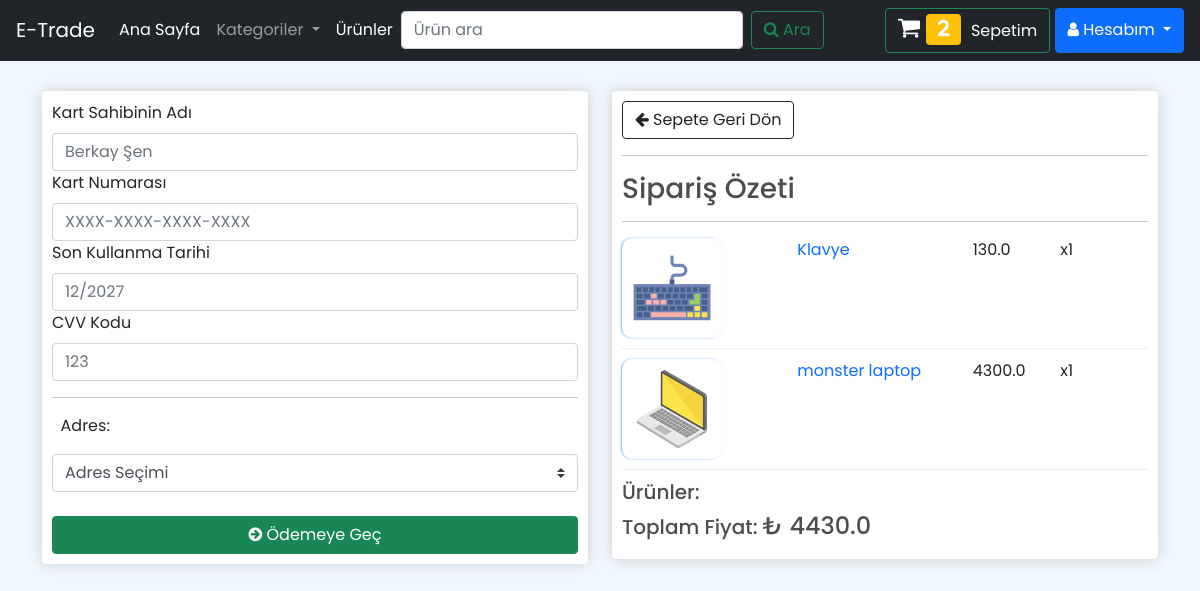
/user/checkout/ (signed in), run on an earlier commit of the app's database.
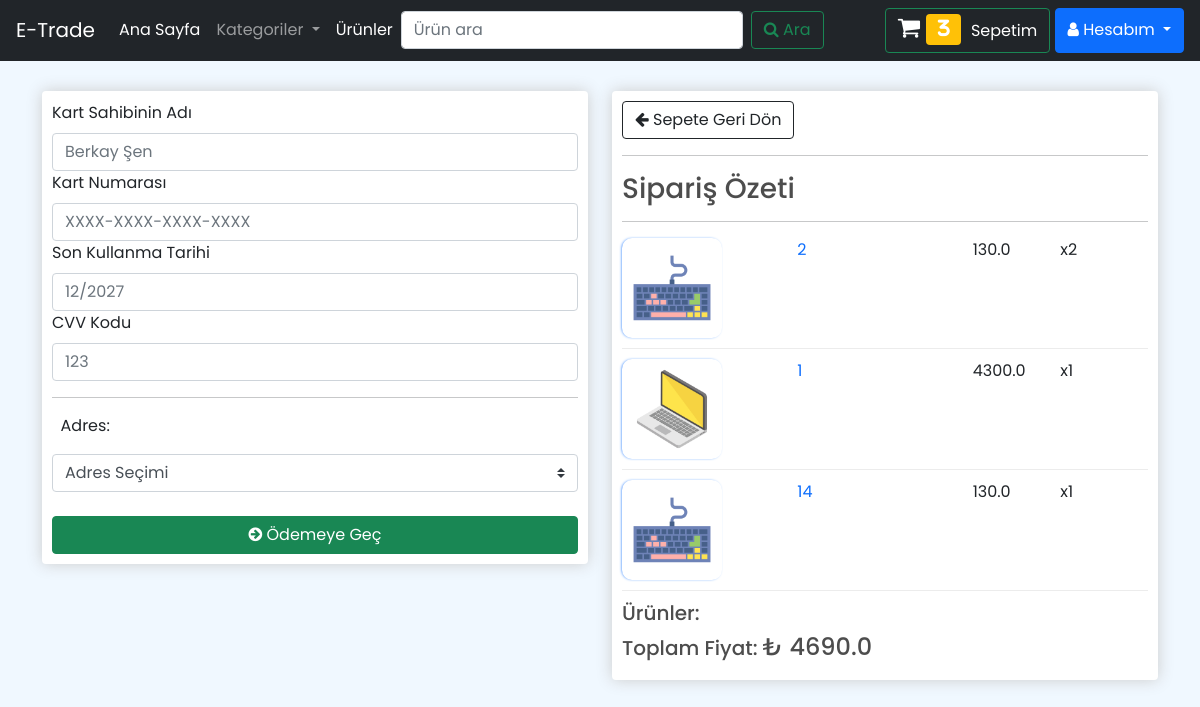
And on a later commit of the database.
### USERAPP/models.py (models this page shows, shortened)
class CustomUserModel(AbstractUser):
    avatar = models.ImageField(upload_to="users/", blank=True, null=True, verbose_name="Fotoğraf")
    phoneNumber = models.CharField(verbose_name="Telefon Numarası", max_length=10, blank=True, null=True)
    class Meta:
        db_table = "auth_user"
        verbose_name_plural="Kullanıcılar"
    def __str__(self):
        return self.username

class CartModel(models.Model):
    customer = models.ForeignKey(CustomUserModel, on_delete=models.SET_NULL, verbose_name="Müşteri", null=True)
    product = models.ForeignKey(ProductModel, on_delete=models.SET_NULL, verbose_name="Ürün", null=True)
    amount = models.IntegerField(verbose_name="Adet", null=False)
    class Meta:
        db_table = 'Cart'
        verbose_name_plural="Sepet"

### PRODUCTS/models.py (models this page shows, shortened)
class ProductModel(models.Model):
    class Meta:
        db_table = 'Products'
        verbose_name_plural = "Ürünler"
    productTitle = models.CharField(max_length=50, verbose_name="Ürün İsmi")
    productPrice = models.FloatField(verbose_name="Ürün Fiyatı")
    productDescription = models.TextField(max_length=500, verbose_name="Ürün Açıklaması")
    productImage = models.ImageField(verbose_name="Ürün Görseli", upload_to="products/",blank=True,null=True)
    productShipping = models.BooleanField(default=False,verbose_name="Ücretsiz Kargo Mu",blank=False,null=False)
    productCategorie = models.ManyToManyField(ProductCategorieModel,verbose_name="Kategori")
    newSlug      = AutoSlugField(populate_from="productTitle",unique=True,blank=True,default="",editable=True)

### USERAPP/views.py (the view, shortened to what this page needs)
# urls.py: path("checkout/",views.v_checkout,name="checkout"),
def v_checkout(request):
    cartItems=CartModel.objects.filter(customer_id=request.user.id)
    if not cartItems:
        return redirect("homePage")
    else:
        form = OrderForm(request.POST or None)
        customerAddress = AddressModel.objects.filter(customer=request.user)
        products = CartModel.objects.filter(customer=request.user)
        total = 0
        for product_ in products:
            total += product_.product.productPrice * product_.amount
        return render(request, "checkout.html",
                      {"products": products, "total": total, "form": form, "customerAddress": customerAddress})

### ORDERS/forms.py
class OrderForm(forms.Form):
    addressId =  forms.ChoiceField(widget=forms.Select)

### PRODUCTS/templatetags/extras.py (called while the page is built)
@register.simple_tag
def f_cat_list():
    categories=ProductCategorieModel.objects.all()
    return categories

@register.simple_tag
def f_countOfBasket(request):
    total=CartModel.objects.filter(customer_id=request.user.id).count()
    return total

### templates/checkout.html (shortened to what this page needs)
{% extends 'includes/base.html' %}
{% load static %}
{% block CSS %}
    <link rel="stylesheet" href="https://cdnjs.cloudflare.com/ajax/libs/font-awesome/6.0.0-beta2/css/all.min.css">
    <link rel="stylesheet" href="https://maxcdn.bootstrapcdn.com/bootstrap/4.0.0/css/bootstrap.min.css">
    <link rel="stylesheet" href="https://cdnjs.cloudflare.com/ajax/libs/font-awesome/4.7.0/css/font-awesome.css">
    <link href="https://cdn.jsdelivr.net/npm/bootstrap@5.0.2/dist/css/bootstrap.min.css" rel="stylesheet">
    <link rel="stylesheet" href="{% static 'css/productsCSS.css' %}">
    <link rel="stylesheet" href="{% static 'css/checkoutCSS.css' %}">
{% endblock CSS %}
{% block BODY %}
    {% include 'includes/navbar.html' %}
    <div class="container" style="padding-top: 20px;">
        <div class="row">
            <div class="col-lg-6">
                <div class="box-element" id="form-wrapper">
                    <label>Kart Sahibinin Adı</label><input class="form-control" placeholder="Berkay Şen">
                    <label>Kart Numarası</label><input class="form-control" placeholder="XXXX-XXXX-XXXX-XXXX">
                    <label>Son Kullanma Tarihi</label><input class="form-control" placeholder="12/2027">
                    <label>CVV Kodu</label><input class="form-control" placeholder="123">
                    <div id="shipping-info">
                        <hr>
                        <p>&nbsp; Adres:</p>
                        <div class="">
                            <select style="cursor: pointer" class="custom-select" id="inputGroupSelect01">
                                <option style="cursor: pointer" selected id="addressList">Adres Seçimi</option>
                            </select>
                        </div>
                    </div>
                    <br>
                    <a href="{% url 'payment' %}" class="btn btn-success btn-block"><i class="fa fa-arrow-circle-right"
                                                                 aria-hidden="true"></i> Ödemeye Geç
                    </a>
                </div>
                <br>
            </div>
            <div class="col-lg-6" style="padding-bottom: 30px">
                <div class="box-element">
                    <a class="btn btn-outline-dark" href="{% url 'cart' %}"><i class="fa fa-arrow-left"
                                                                               aria-hidden="true"></i> Sepete
                        Geri Dön</a>
                    <hr>
                    <h3>Sipariş Özeti</h3>
                    <hr>
                    {% for product_ in products %}
                        <div class="cart-row">
                            <div style="flex:2"><a href="{% url 'ProductDetails' product_.product.newSlug %}"><img
                                    class="row-image cart-product-image"
                                    style="padding:10px;cursor: pointer"
                                    src="{{ product_.product.productImage.url }}"></a></div>
                            <div style="flex:2">
                                <a href="{% url 'ProductDetails' product_.product.newSlug %}" style="text-decoration: none">
                                    <p>{{ product_.product.productTitle }}
                                </a>
                            </div>
                            <div style="flex:1">
                                <p>{{ product_.product.productPrice }}</p>
                            </div>
                            <div style="flex:1">
                                <p>x{{ product_.amount }}</p>
                            </div>
                        </div>
                    {% endfor %}
                    <h5>Ürünler: </h5>
                    <h5>
                        Toplam Fiyat:
                        <strong>
                            <h4 style="display: inline;">₺ {{ total }}</h4>
                        </strong>
                    </h5>
                </div>
            </div>
        </div>
    </div>
{% endblock BODY %}

### templates/includes/navbar.html (shortened to what this page needs)
{% load extras %}
<nav class="navbar navbar-expand-lg navbar-dark bg-dark">
   <a class="navbar-brand" href="{% url 'homePage' %}">E-Trade</a>
   <div class="collapse navbar-collapse" id="navbarSupportedContent">
      <ul class="navbar-nav mr-auto">
         <li class="nav-item active">
            <a class="nav-link" href="{% url 'homePage' %}">Ana Sayfa </a>
         </li>
         <li class="nav-item dropdown">
            <a class="nav-link dropdown-toggle" href="#" id="navbarDropdown" role="button" data-toggle="dropdown"
               aria-haspopup="true" aria-expanded="false">
            Kategoriler
            </a>
         </li>
         <li class="nav-item active">
            <a class="nav-link" href="{% url 'products' %}">Ürünler </a>
         </li>
         <form class="form-inline my-2 my-lg-0" method="get">
            <input class="form-control mr-sm-2" type="search" name="keyword" placeholder="Ürün ara" aria-label="Search">
            <button class="btn btn-outline-success my-2 my-sm-0" type="submit"><i class="fa fa-search"
               aria-hidden="true"></i> Ara
            </button>
         </form>
      </ul>
   </div>
   {% if user.is_authenticated %}
       <ul class="navbar-nav mr-auto">
          <button class="btn btn-outline-success"><a href="{% url 'cart' %}"
             style="text-decoration: none;color: white"><i class="fa"
             style="font-size:24px">&#xf07a;
<span class='badge badge-warning' id='lblCartCount'> {% f_countOfBasket request %} </span>&nbsp;</i>
          </span> Sepetim</a></button>&nbsp;
          <div class="btn-group">
             <button type="button" class="btn btn-primary dropdown-toggle" data-toggle="dropdown"
                aria-haspopup="true" aria-expanded="false">
             <i class="fa fa-user" aria-hidden="true"></i> Hesabım
             </button>
          </div>
       </ul>
   {% endif %}
</nav>

What changed in the data, as far as the page shows it:
changed CartModel (number 1 of 3 on the later page): product.productTitle "Klavye" → "2"; amount "1" → "2"
changed through a linked row, CartModel (number 2 of 3 on the later page): product.productTitle "monster laptop" → "1"
added CartModel: product.productImage (picture), product.productTitle "14", product.productPrice "130.0", amount "1"
Also different on the page:
{{ total }}: "4430.0" → "4690.0"
text no longer shown: "2"
text now shown: "3"
